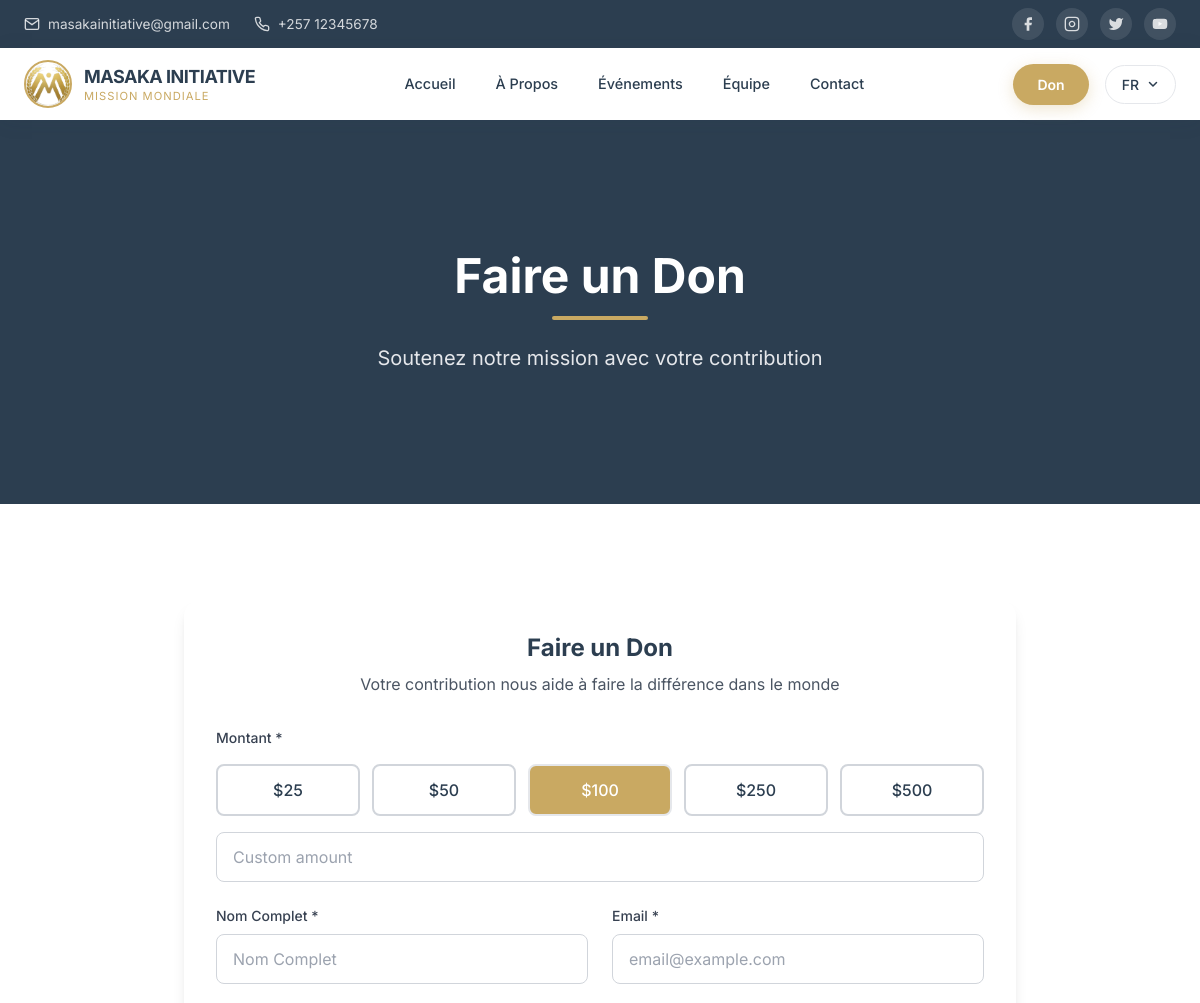
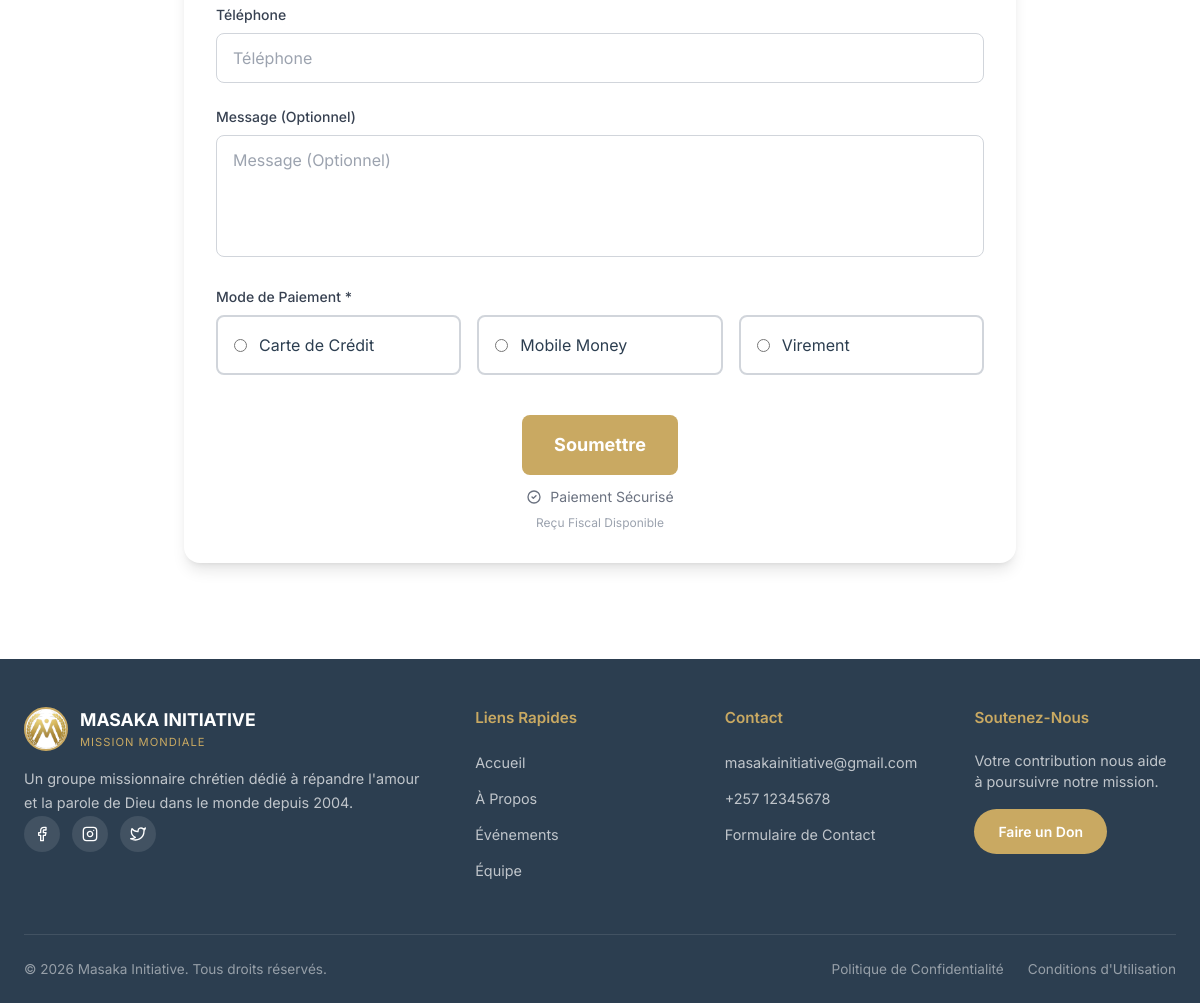
The page /Front-end/donations.php on the database its author committed (2 pictures, top to bottom).
### tables this page shows
CREATE TABLE `settings` (
  `id` int(11) NOT NULL DEFAULT 1,
  `email` varchar(255) DEFAULT NULL,
  `phone` varchar(50) DEFAULT NULL,
  `address` text DEFAULT NULL,
  `facebook_link` varchar(255) DEFAULT NULL,
  `instagram_link` varchar(255) DEFAULT NULL,
  `youtube_link` varchar(255) DEFAULT NULL,
  `twitter_link` varchar(255) DEFAULT NULL,
  `logo_url` varchar(255) DEFAULT NULL,
  `created_at` timestamp NOT NULL DEFAULT current_timestamp(),
  `updated_at` timestamp NOT NULL DEFAULT current_timestamp() ON UPDATE current_timestamp()
);

### Front-end/lang_init.php (called while the page is built, shortened)
<?php
$DEFAULT_LANGUAGE_ID = 3;
$DEFAULT_LANG_CODE = 'fr';
$language_id = $_SESSION['language_id'] ?? $DEFAULT_LANGUAGE_ID;
$lang_code = $_SESSION['lang_code'] ?? $DEFAULT_LANG_CODE;
function getLanguageUrl($path) {
    global $language_id;
    $separator = (strpos($path, '?') !== false) ? '&' : '?';
    return $path . $separator . 'lang=' . $language_id;
}

### Front-end/layout.php (the view, shortened to what this page needs)
<!DOCTYPE html>
<html lang="<?php echo $lang_code; ?>">
<head>
    <script src="https://cdn.tailwindcss.com"></script>
</head>
<body>
    <div class="top-header">
        <div class="top-header-container">
            <div class="top-header-left">
                <?php if (!empty($settings['email'])): ?>
                    <a href="mailto:<?php echo htmlspecialchars($settings['email']); ?>">
                        <svg width="16" height="16" viewBox="0 0 24 24" fill="none" stroke="currentColor" stroke-width="2"><path d="M4 4h16c1.1 0 2 .9 2 2v12c0 1.1-.9 2-2 2H4c-1.1 0-2-.9-2-2V6c0-1.1.9-2 2-2z"></path><polyline points="22,6 12,13 2,6"></polyline></svg>
                        <span><?php echo htmlspecialchars($settings['email']); ?></span>
                    </a>
                <?php endif; ?>
                <?php if (!empty($settings['phone'])): ?>
                    <a href="tel:<?php echo htmlspecialchars($settings['phone']); ?>">
                        <span><?php echo htmlspecialchars($settings['phone']); ?></span>
                    </a>
                <?php endif; ?>
            </div>
            <div class="top-header-right">
                <?php if (!empty($settings['facebook_link'])): ?>
                    <a href="<?php echo htmlspecialchars($settings['facebook_link']); ?>" target="_blank" class="social-icon" title="Facebook">
                        <svg width="16" height="16" viewBox="0 0 24 24" fill="currentColor"><path d="M18 2h-3a5 5 0 0 0-5 5v3H7v4h3v8h4v-8h3l1-4h-4V7a1 1 0 0 1 1-1h3z"/></svg>
                    </a>
                <?php endif; ?>
                <?php if (!empty($settings['instagram_link'])): ?>
                    <a href="<?php echo htmlspecialchars($settings['instagram_link']); ?>" target="_blank" class="social-icon" title="Instagram">
                        <svg width="16" height="16" viewBox="0 0 24 24" fill="none" stroke="currentColor" stroke-width="2"><rect x="2" y="2" width="20" height="20" rx="5" ry="5"></rect><path d="M16 11.37A4 4 0 1 1 12.63 8 4 4 0 0 1 16 11.37z"></path><line x1="17.5" y1="6.5" x2="17.51" y2="6.5"></line></svg>
                    </a>
                <?php endif; ?>
                <?php if (!empty($settings['twitter_link'])): ?>
                    <a href="<?php echo htmlspecialchars($settings['twitter_link']); ?>" target="_blank" class="social-icon" title="Twitter">
                        <svg width="16" height="16" viewBox="0 0 24 24" fill="currentColor"><path d="M23 3a10.9 10.9 0 0 1-3.14 1.53 4.48 4.48 0 0 0-7.86 3v1A10.66 10.66 0 0 1 3 4s-4 9 5 13a11.64 11.64 0 0 1-7 2c9 5 20 0 20-11.5a4.5 4.5 0 0 0-.08-.83A7.72 7.72 0 0 0 23 3z"/></svg>
                    </a>
                <?php endif; ?>
                <?php if (!empty($settings['youtube_link'])): ?>
                    <a href="<?php echo htmlspecialchars($settings['youtube_link']); ?>" target="_blank" class="social-icon" title="YouTube">
                    </a>
                <?php endif; ?>
            </div>
        </div>
    </div>
    <nav class="navbar">
        <div class="navbar-container">
            <a href="<?php echo getLanguageUrl('index.php'); ?>" class="nav-logo">
                <img src="<?php echo !empty($settings['logo_url']) ? '../' . $settings['logo_url'] : '../uploads/settings/default_logo.png'; ?>" alt="Masaka Logo" onerror="this.src='../uploads/settings/default_logo.png'">
                <div>
                    <div class="nav-logo-text">MASAKA INITIATIVE</div>
                    <div class="nav-logo-subtitle">Mission Mondiale</div>
                </div>
            </a>
            <div class="nav-links">
                <a href="<?php echo getLanguageUrl('index.php'); ?>"><?php echo $language_id == 1 ? 'Home' : ($language_id == 2 ? 'Nyumbani' : 'Accueil'); ?></a>
                <a href="<?php echo getLanguageUrl('about.php'); ?>"><?php echo $language_id == 1 ? 'About' : ($language_id == 2 ? 'Kuhusu' : 'À Propos'); ?></a>
                <a href="<?php echo getLanguageUrl('events.php'); ?>"><?php echo $language_id == 1 ? 'Events' : ($language_id == 2 ? 'Matukio' : 'Événements'); ?></a>
                <a href="<?php echo getLanguageUrl('team.php'); ?>"><?php echo $language_id == 1 ? 'Team' : ($language_id == 2 ? 'Timu' : 'Équipe'); ?></a>
                <a href="<?php echo getLanguageUrl('contact.php'); ?>"><?php echo $language_id == 1 ? 'Contact' : ($language_id == 2 ? 'Mawasiliano' : 'Contact'); ?></a>
            </div>
            <div class="nav-actions">
                <a href="<?php echo getLanguageUrl('donations.php'); ?>" class="donate-btn">
                    <?php echo $language_id == 1 ? 'Donate' : ($language_id == 2 ? 'Changia' : 'Don'); ?>
                </a>
                <div class="lang-switcher">
                    <button class="lang-btn" id="lang-btn">
                        <span><?php echo strtoupper($lang_code); ?></span>
                        <svg width="12" height="12" viewBox="0 0 12 12" fill="none"><path d="M2.5 4.5L6 8L9.5 4.5" stroke="currentColor" stroke-width="1.5" stroke-linecap="round" stroke-linejoin="round"/></svg>
                    </button>
                </div>
            </div>
        </div>
    </nav>
    <main>
        <?php echo $content ?? ''; ?>
    </main>
    <footer class="footer">
        <div class="footer-container">
            <div class="footer-grid">
                <div class="footer-brand">
                    <div class="footer-logo">
                        <img src="<?php echo !empty($settings['logo_url']) ? '../' . $settings['logo_url'] : '../uploads/settings/default_logo.png'; ?>" alt="Masaka Logo" onerror="this.src='../uploads/settings/default_logo.png'">
                        <div>
                            <div class="footer-logo-text">MASAKA INITIATIVE</div>
                            <div class="footer-logo-subtitle">Mission Mondiale</div>
                        </div>
                    </div>
                    <p><?php echo $language_id == 1 ? 'A Christian missionary group dedicated to spreading love and the word of God around the world since 2004.' : ($language_id == 2 ? 'Kikundi cha kimisionari cha Kikristo kinachojitolea kusambaza upendo na neno la Mungu duniani tangu 2004.' : 'Un groupe missionnaire chrétien dédié à répandre l\'amour et la parole de Dieu dans le monde depuis 2004.'); ?></p>
                    <div class="footer-social">
                        <?php if (!empty($settings['facebook_link'])): ?>
                            <a href="<?php echo htmlspecialchars($settings['facebook_link']); ?>" target="_blank"><i data-feather="facebook" class="w-4 h-4"></i></a>
                        <?php endif; ?>
                        <?php if (!empty($settings['instagram_link'])): ?>
                            <a href="<?php echo htmlspecialchars($settings['instagram_link']); ?>" target="_blank"><i data-feather="instagram" class="w-4 h-4"></i></a>
                        <?php endif; ?>
                        <?php if (!empty($settings['twitter_link'])): ?>
                            <a href="<?php echo htmlspecialchars($settings['twitter_link']); ?>" target="_blank"><i data-feather="twitter" class="w-4 h-4"></i></a>
                        <?php endif; ?>
                    </div>
                </div>
                <div>
                    <h4><?php echo $language_id == 1 ? 'Quick Links' : ($language_id == 2 ? 'Viungo Muhimu' : 'Liens Rapides'); ?></h4>
                    <ul class="footer-links">
                        <li><a href="<?php echo getLanguageUrl('index.php'); ?>"><?php echo $language_id == 1 ? 'Home' : ($language_id == 2 ? 'Nyumbani' : 'Accueil'); ?></a></li>
                        <li><a href="<?php echo getLanguageUrl('about.php'); ?>"><?php echo $language_id == 1 ? 'About' : ($language_id == 2 ? 'Kuhusu' : 'À Propos'); ?></a></li>
                        <li><a href="<?php echo getLanguageUrl('events.php'); ?>"><?php echo $language_id == 1 ? 'Events' : ($language_id == 2 ? 'Matukio' : 'Événements'); ?></a></li>
                        <li><a href="<?php echo getLanguageUrl('team.php'); ?>"><?php echo $language_id == 1 ? 'Team' : ($language_id == 2 ? 'Timu' : 'Équipe'); ?></a></li>
                    </ul>
                </div>
                <div>
                    <h4><?php echo $language_id == 1 ? 'Contact' : ($language_id == 2 ? 'Mawasiliano' : 'Contact'); ?></h4>
                    <ul class="footer-links">
                        <?php if (!empty($settings['email'])): ?>
                            <li><a href="mailto:<?php echo htmlspecialchars($settings['email']); ?>"><?php echo htmlspecialchars($settings['email']); ?></a></li>
                        <?php endif; ?>
                        <?php if (!empty($settings['phone'])): ?>
                            <li><a href="tel:<?php echo htmlspecialchars($settings['phone']); ?>"><?php echo htmlspecialchars($settings['phone']); ?></a></li>
                        <?php endif; ?>
                        <li><a href="<?php echo getLanguageUrl('contact.php'); ?>"><?php echo $language_id == 1 ? 'Contact Form' : ($language_id == 2 ? 'Fomu ya Mawasiliano' : 'Formulaire de Contact'); ?></a></li>
                    </ul>
                </div>
                <div>
                    <h4><?php echo $language_id == 1 ? 'Support Us' : ($language_id == 2 ? 'Tusaidie' : 'Soutenez-Nous'); ?></h4>
                    <p style="color: rgba(255,255,255,0.7); font-size: 0.9rem; margin-bottom: 1rem;">
                        <?php echo $language_id == 1 ? 'Your contribution helps us continue our mission.' : ($language_id == 2 ? 'Mchango wako unatusaidia kuendelea na dhamira yetu.' : 'Votre contribution nous aide à poursuivre notre mission.'); ?>
                    </p>
                    <a href="<?php echo getLanguageUrl('donations.php'); ?>" style="display: inline-block; background: var(--primary-gold); color: white; padding: 0.75rem 1.5rem; border-radius: 50px; text-decoration: none; font-weight: 600; font-size: 0.875rem; transition: all 0.3s ease;">
                        <?php echo $language_id == 1 ? 'Donate Now' : ($language_id == 2 ? 'Changia Sasa' : 'Faire un Don'); ?>
                    </a>
                </div>
            </div>
            <div class="footer-bottom">
                <div>&copy; <?php echo date('Y'); ?> Masaka Initiative. <?php echo $language_id == 1 ? 'All rights reserved.' : ($language_id == 2 ? 'Haki zote zimehifadhiwa.' : 'Tous droits réservés.'); ?></div>
                <div style="display: flex; gap: 1.5rem;">
                    <a href="#" style="color: rgba(255,255,255,0.5); text-decoration: none; transition: color 0.3s;"><?php echo $language_id == 1 ? 'Privacy Policy' : ($language_id == 2 ? 'Sera ya Faragha' : 'Politique de Confidentialité'); ?></a>
                    <a href="#" style="color: rgba(255,255,255,0.5); text-decoration: none; transition: color 0.3s;"><?php echo $language_id == 1 ? 'Terms of Use' : ($language_id == 2 ? 'Masharti ya Matumizi' : 'Conditions d\'Utilisation'); ?></a>
                </div>
            </div>
        </div>
    </footer>
</body>
</html>

### Front-end/layout.php (style rules this page uses)
:root { --primary-gold: #C9A962; --dark-blue: #2C3E50; --white: #FFFFFF; --light-gray: #F8F9FA; }
* { margin: 0; padding: 0; box-sizing: border-box; }
body { font-family: 'Inter', 'Century Gothic', 'Segoe UI', sans-serif; color: var(--dark-blue); background-color: var(--white); line-height: 1.6; }
.top-header { background: var(--dark-blue); color: var(--white); padding: 0.5rem 0; font-size: 0.85rem; }
.top-header-container { max-width: 1280px; margin: 0 auto; padding: 0 1.5rem; display: flex; justify-content: space-between; align-items: center; }
.top-header-left { display: flex; align-items: center; gap: 1.5rem; }
.top-header-left a { color: rgba(255,255,255,0.8); text-decoration: none; display: flex; align-items: center; gap: 0.5rem; transition: color 0.3s ease; }
.top-header-right { display: flex; align-items: center; gap: 0.75rem; }
.social-icon { width: 32px; height: 32px; border-radius: 50%; background: rgba(255,255,255,0.1); display: flex; align-items: center; justify-content: center; color: rgba(255,255,255,0.8); text-decoration: none; transition: all 0.3s ease; }
.navbar { background: var(--white); box-shadow: 0 2px 20px rgba(44, 62, 80, 0.08); position: sticky; top: 0; z-index: 1000; }
.navbar-container { max-width: 1280px; margin: 0 auto; padding: 0 1.5rem; height: 72px; display: flex; align-items: center; justify-content: space-between; }
.nav-logo { display: flex; align-items: center; gap: 0.75rem; text-decoration: none; }
.nav-logo img { width: 48px; height: 48px; border-radius: 50%; object-fit: cover; border: 2px solid var(--primary-gold); background: var(--white); }
.nav-logo-text { font-weight: 700; font-size: 1.125rem; color: var(--dark-blue); letter-spacing: -0.5px; }
.nav-logo-subtitle { font-size: 0.7rem; color: var(--primary-gold); text-transform: uppercase; letter-spacing: 1px; margin-top: -2px; }
.nav-links { display: flex; align-items: center; gap: 2.5rem; }
.nav-links a { text-decoration: none; color: var(--dark-blue); font-weight: 500; font-size: 0.9rem; transition: color 0.3s ease; position: relative; }
.nav-links a::after { content: ''; position: absolute; bottom: -4px; left: 0; width: 0; height: 2px; background: var(--primary-gold); transition: width 0.3s ease; }
.nav-actions { display: flex; align-items: center; gap: 1rem; }
.donate-btn { background: var(--primary-gold); color: var(--white); padding: 0.625rem 1.5rem; border-radius: 50px; font-weight: 600; font-size: 0.875rem; text-decoration: none; transition: all 0.3s ease; box-shadow: 0 4px 15px rgba(201, 169, 98, 0.3); }
.lang-switcher { position: relative; }
.lang-btn { display: flex; align-items: center; gap: 0.5rem; padding: 0.5rem 1rem; border: 1.5px solid #e5e7eb; border-radius: 50px; background: var(--white); cursor: pointer; font-size: 0.875rem; font-weight: 500; color: var(--dark-blue); transition: all 0.3s ease; }
.footer { background: var(--dark-blue); color: var(--white); padding: 3rem 0 1.5rem; }
.footer-container { max-width: 1280px; margin: 0 auto; padding: 0 1.5rem; }
.footer-grid { display: grid; grid-template-columns: 2fr 1fr 1fr 1fr; gap: 3rem; margin-bottom: 2.5rem; }
.footer-brand p { color: rgba(255,255,255,0.7); font-size: 0.9rem; margin-top: 1rem; line-height: 1.7; }
.footer-logo { display: flex; align-items: center; gap: 0.75rem; }
.footer-logo img { width: 44px; height: 44px; border-radius: 50%; object-fit: cover; border: 2px solid var(--primary-gold); background: var(--white); }
.footer-logo-text { font-weight: 700; font-size: 1.1rem; }
.footer-logo-subtitle { font-size: 0.7rem; color: var(--primary-gold); text-transform: uppercase; letter-spacing: 1px; }
.footer h4 { font-weight: 600; font-size: 0.95rem; margin-bottom: 1.25rem; color: var(--primary-gold); }
.footer-links { list-style: none; }
.footer-links li { margin-bottom: 0.75rem; }
.footer-links a { color: rgba(255,255,255,0.7); text-decoration: none; font-size: 0.9rem; transition: color 0.3s ease; }
.footer-bottom { border-top: 1px solid rgba(255,255,255,0.1); padding-top: 1.5rem; display: flex; justify-content: space-between; align-items: center; font-size: 0.85rem; color: rgba(255,255,255,0.5); }
.footer-social { display: flex; gap: 0.75rem; }
.footer-social a { width: 36px; height: 36px; border-radius: 50%; background: rgba(255,255,255,0.1); display: flex; align-items: center; justify-content: center; transition: all 0.3s ease; }

### rows shown on the page
settings: email "masakainitiative@gmail.com", phone "+257 12345678", logo_url (picture)

### other values the page prints
$lang_code "FR"
$t['hero_title'] "Faire un Don"
$t['hero_subtitle'] "Soutenez notre mission avec votre contribution"
$t['contribution_text'] "Votre contribution nous aide à faire la différence dans le monde"
$t['amount'] "Montant"
$t['full_name'] "Nom Complet"
$t['email'] "Email"
$t['phone'] "Téléphone"
$t['message'] "Message (Optionnel)"
$t['payment_method'] "Mode de Paiement"
$t['credit_card'] "Carte de Crédit"
$t['mobile_money'] "Mobile Money"
$t['bank_transfer'] "Virement"
$t['submit'] "Soumettre"
$t['secure'] "Paiement Sécurisé"
